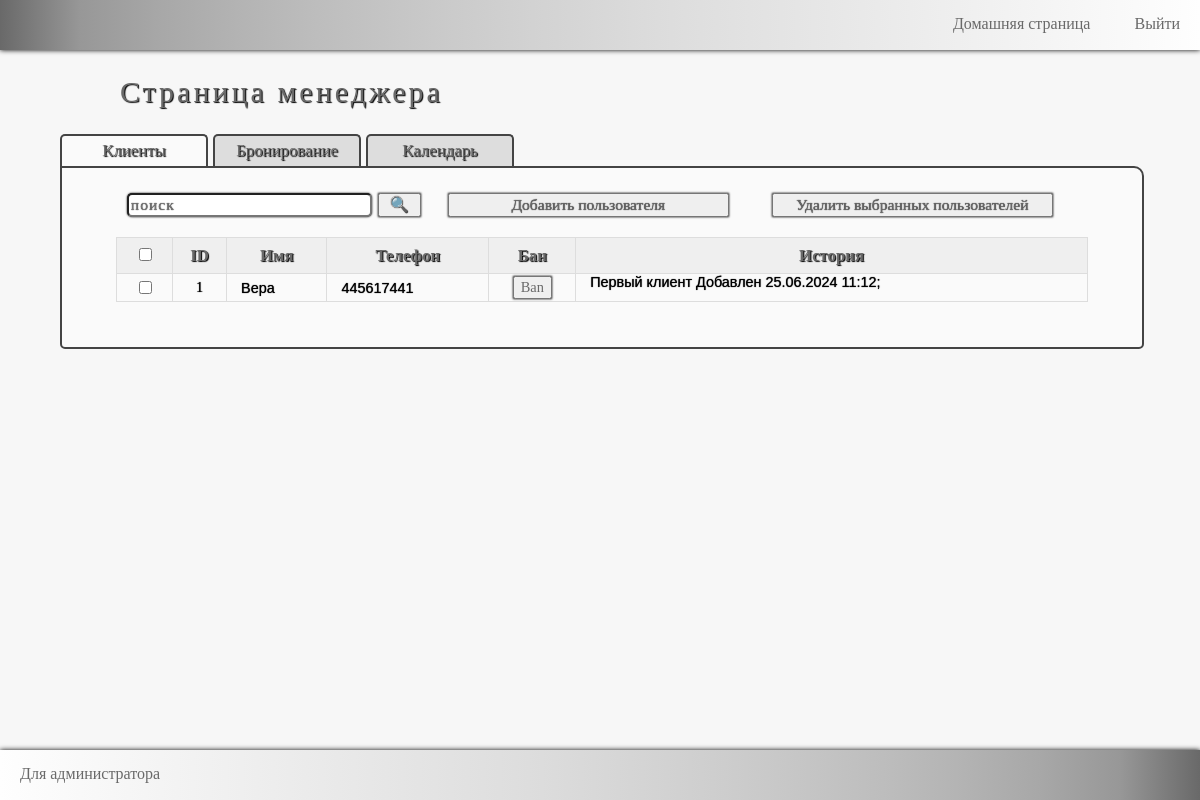
Page /home/manager/clients_table (signed in) on the earlier database version.
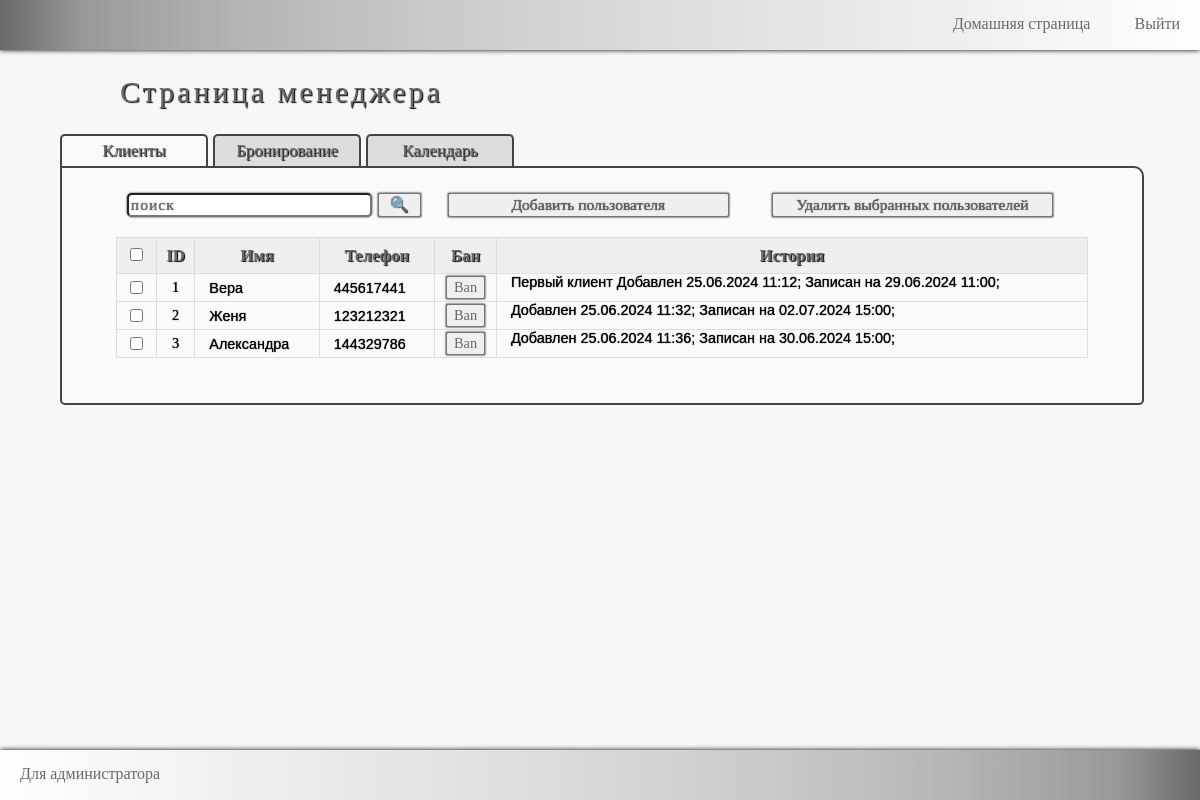
Same page on the later database version.
### client/models.py (models this page shows, shortened)
class Client(models.Model):
    name = models.CharField("Имя", max_length=20)
    phone = models.IntegerField("Телефон", unique=True)
    ban = models.BooleanField()
    history = models.TextField("История клиента", blank=True)
    class Meta:
        verbose_name = "Клиент"
        verbose_name_plural = "Клиенты"

### client/views.py (the view)
# urls.py: path('manager/clients_table', views.manager_clients_table, name="manager_clients_table"),
def manager_clients_table(request: HttpRequest) -> HttpResponse:
    if not request.user.is_authenticated:
        return redirect(manager_logged_in)
    the_tittle = "База клиентов"
    clients = Client.objects.all()
    search = request.GET.get("searchClient")
    if search is not None:
        clients = Client.objects.filter(name__icontains=search). \
            union(Client.objects.filter(phone__icontains=search)). \
            union(Client.objects.filter(history__icontains=search))
    return render(request, "client/manager_clients_table.html",
                  context={"the_tittle": the_tittle, "clients": clients, })

### client/templates/client/manager_clients_table.html (shortened to what this page needs)
{% extends 'client/manager.html' %}
{% load static %}
{% block stylelink %}
<link rel="stylesheet" href="{% static 'client/css/manager_clients_table.css' %}">
<link rel="stylesheet" href="{% static 'client/css_mobile/manager_clients_table.css' %}">
{% endblock %}
{% block table%}
<div class="main_manager">
    <div class="headingH1">Страница менеджера</div>
    <div class="tittleBlock" id="tittleMainBlock">Клиенты</div>
    <a href="{% url 'manager_booking_table' %}"><div class="tittleBlock">Бронирование</div></a>
    <a href="{% url 'manager_calendar' %}"><div class="tittleBlock">Календарь</div></a>
    <div id="clientsBlock">
        <input id="searchClient" name="search" placeholder="поиск" type="text"/>
        <button id="searchClientButton" onclick="toDoSearchClient()">🔍</button>
        <button id="addClientButton" onclick="changeHiddenAddClient()">Добавить пользователя</button>
        <button id="removeClientButton" onclick="removeClient()">Удалить выбранных пользователей</button>
        <br/>
        <br/>
        <div class="tableDivStyle">
            <table>
            <tr>
                <th> <input id="clients_choose" type="checkbox" onclick="onClickCheckClient(id)"/> </th>
                <th>ID</th>
                <th>Имя</th>
                <th>Телефон</th>
                <th>Бан</th>
                <th>История</th>
            </tr>
            {% for client in clients %}
            <tr>
                <td class="tableCheckClient">
                    <input id="{{client.phone}}" class="checkbox_client" type="checkbox"/>
                </td>
                <td class="tableIDClient">
                    {{client.id}}
                </td>
                <td class="tableNameClient">
                    <div id="table{{client.phone}}Name">{{client.name}}</div>
                </td>
                <td class="tableTelClient">
                    <div id="table{{client.phone}}Tel">{{client.phone}}</div>
                </td>
                <td class="tableBanClient">
                    <button onclick="changeBanClient({{client.phone}})">
                    {% if client.ban %}
                    Unban
                    {% else %}
                    Ban
                    {% endif %}
                    </button>
                </td>
                <td class="tableHistoryClient">
                    <div class="tableHistoryClient">{{client.history}}</div>
                </td>
            </tr>
            {% endfor %}
        </table>
        </div>
    </div>
</div>
{% endblock%}

Differences in the rows shown:
changed Client "Вера": history "Первый клиент Добавлен 25.06.2024 11:12;" → "Первый клиент Добавлен 25.06.2024 11:12; Записан на 29.06.2024 11:00;"
added Client: id "2", name "Женя", phone "123212321", ban "Ban", history "Добавлен 25.06.2024 11:32; Записан на 02.07.2024 15:00;"
added Client: id "3", name "Александра", phone "144329786", ban "Ban", history "Добавлен 25.06.2024 11:36; Записан на 30.06.2024 15:00;"
